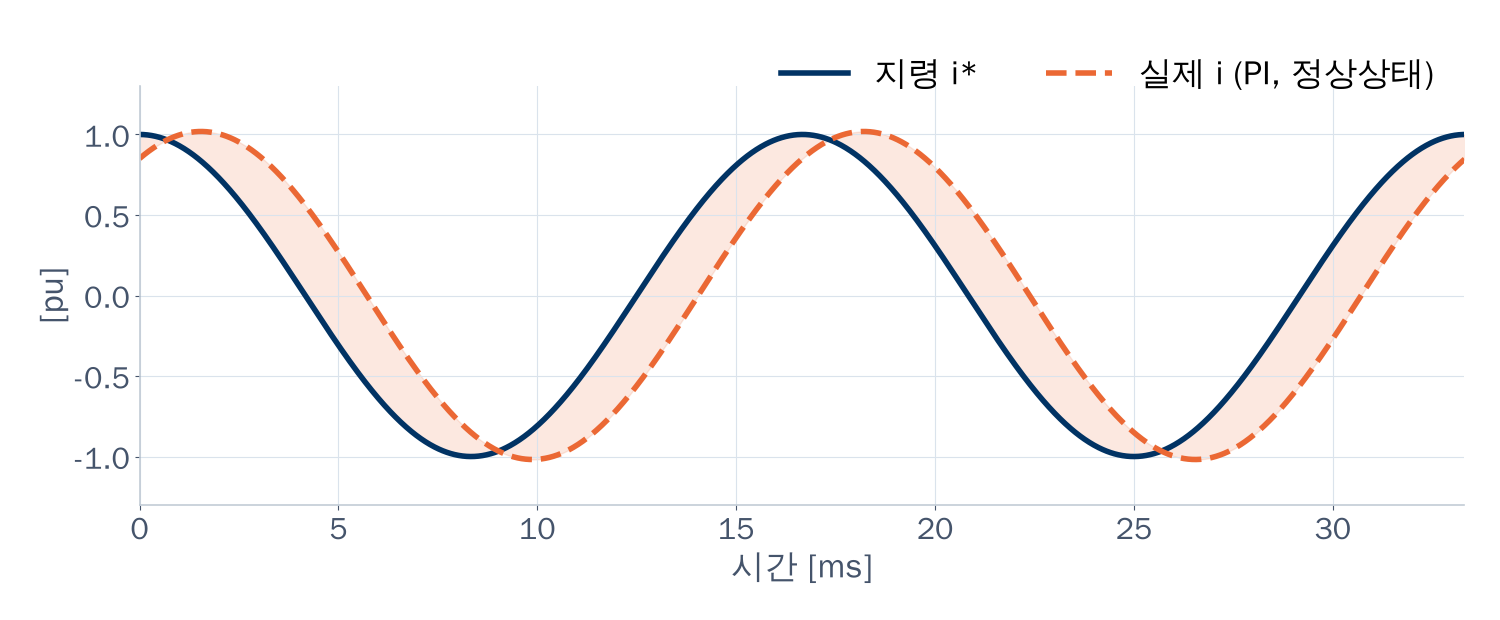
#> input picture slides/lecture-figs/L01-PI-추종오차.png, 1500 x 620 px
$ python sheet.py '../lecture-figs/L01-3상-상전압.png' '../lecture-figs/L01-PI-추종오차.png' '../lecture-figs/L01-PI-추종오차.png'
#> lines starting #> are read from the running program, lines starting #| are printed output that depends on the picture
"""렌더 결과 확인용 밀착 인화: python sheet.py <폴더> <출력.png> [패턴]  (PNG를 2열로 배치)"""
import sys, glob, os
from PIL import Image
d, out = sys.argv[1], sys.argv[2]
pat = sys.argv[3] if len(sys.argv) > 3 else "F*.png"
ims = [(os.path.basename(f), Image.open(f).convert("RGBA")) for f in sorted(glob.glob(os.path.join(d, pat)))]
col_w = 1400
rows, cur, h = [], [], 0
for n, im in ims:
    im.thumbnail((col_w // 2 - 20, 1200))
    cur.append(im)
    if len(cur) == 2: rows.append(cur); cur = []
#> this loop made 1 pass
#> n on pass 1: 'L01-PI-추종오차.png'
#> after the loop, cur = 1 item; rows = []
if cur: rows.append(cur)
H = sum(max(i.height for i in r) + 24 for r in rows)
#> H = 305
sheet = Image.new("RGB", (col_w, H), "#d0d6dd")
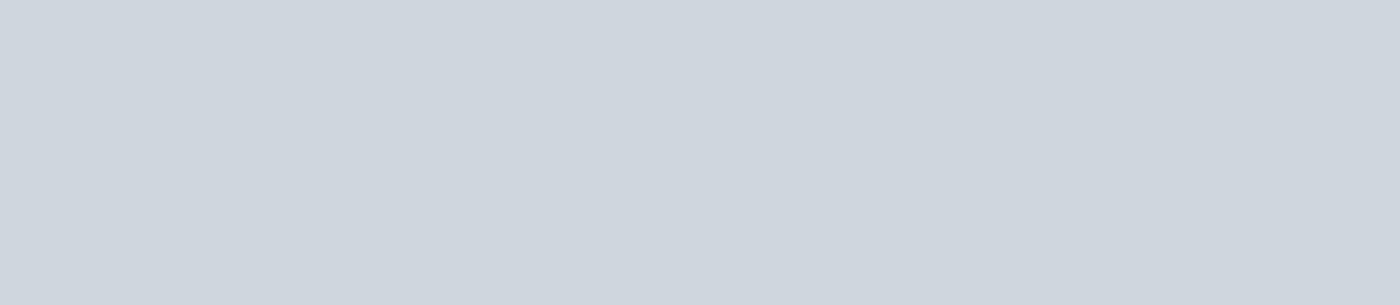
#> sheet: PIL image 1400x305 RGB; mean R, G, B 208, 214, 221
y = 0
for r in rows:
    x = 10
    for im in r:
        bg = Image.new("RGB", im.size, "white"); bg.paste(im, (0, 0), im); sheet.paste(bg, (x, y + 12)); x += col_w // 2
    y += max(i.height for i in r) + 24
#> this loop made 1 pass
#> y on pass 1: 305
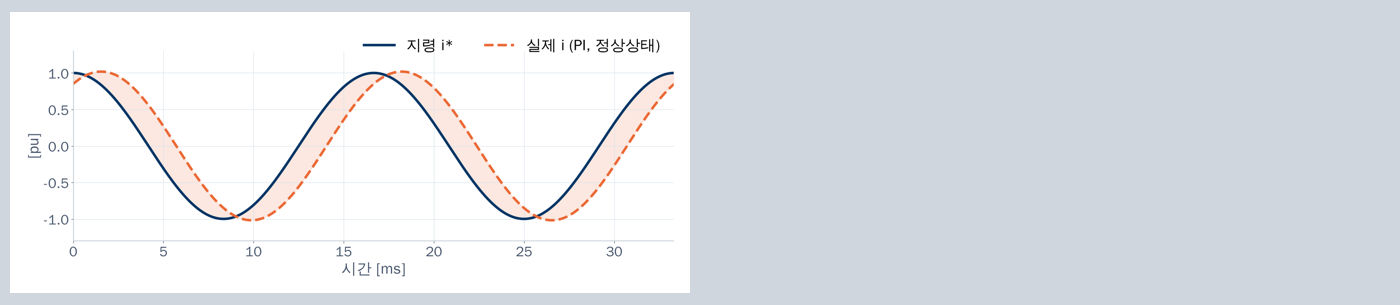
#> sheet: PIL image 1400x305 RGB; mean R, G, B 226.6, 229.1, 232.8
#> after the loop, y = 305
sheet.save(out)

$ run again, on slides/lecture-figs/L01-dq-예제.png
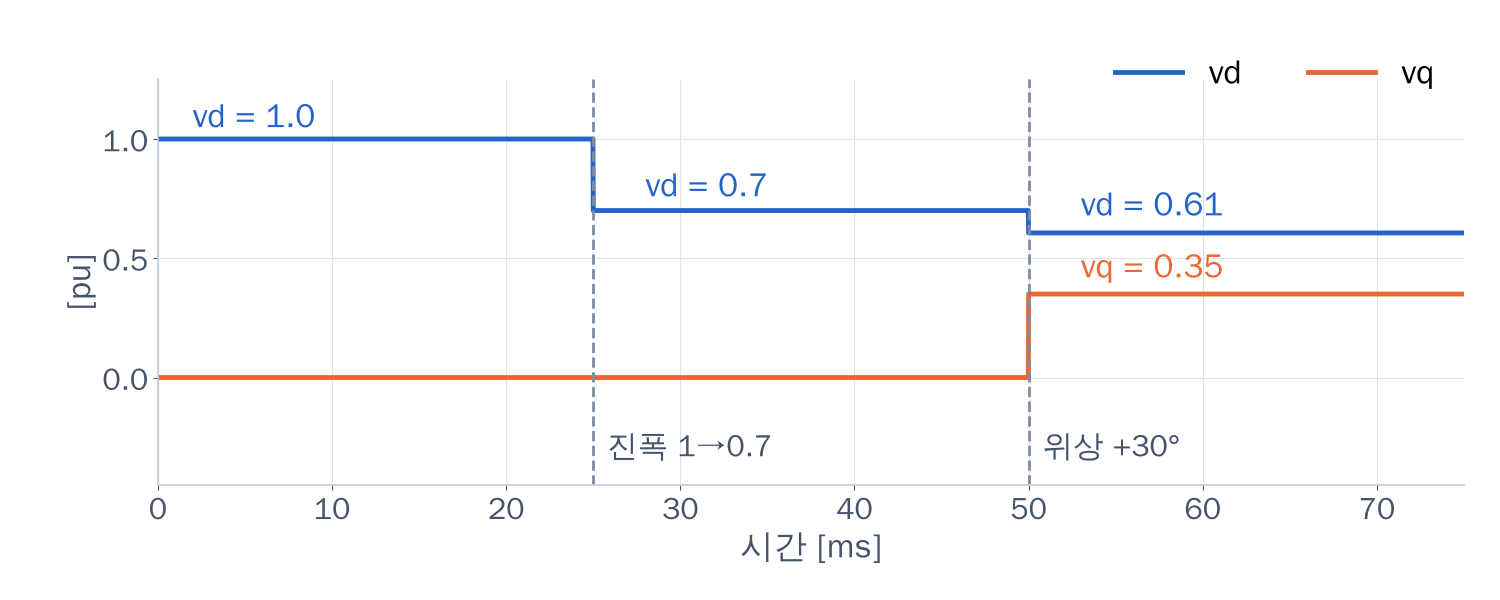
#> input picture slides/lecture-figs/L01-dq-예제.png, 1500 x 600 px
#> the loop `for n, im in ims:` made 1 pass
#> n on pass 1: 'L01-dq-예제.png'
#> after the loop `for n, im in ims:`: cur = 1 item; rows = []
#> H = 296
#> the loop `for r in rows:` made 1 pass
#> y on pass 1: 296
#> after the loop `for r in rows:`:
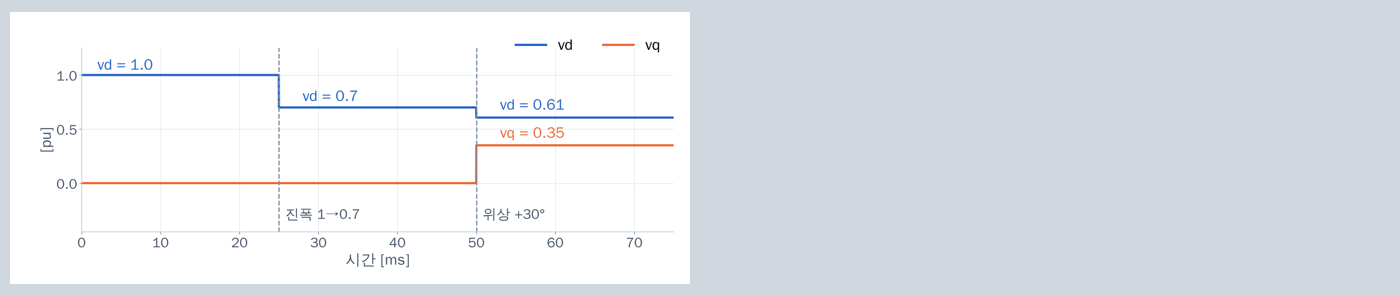
#> sheet: PIL image 1400x296 RGB; mean R, G, B 227, 230.2, 234.5

$ run again, on slides/lecture-figs/L01-dq-좌표.png
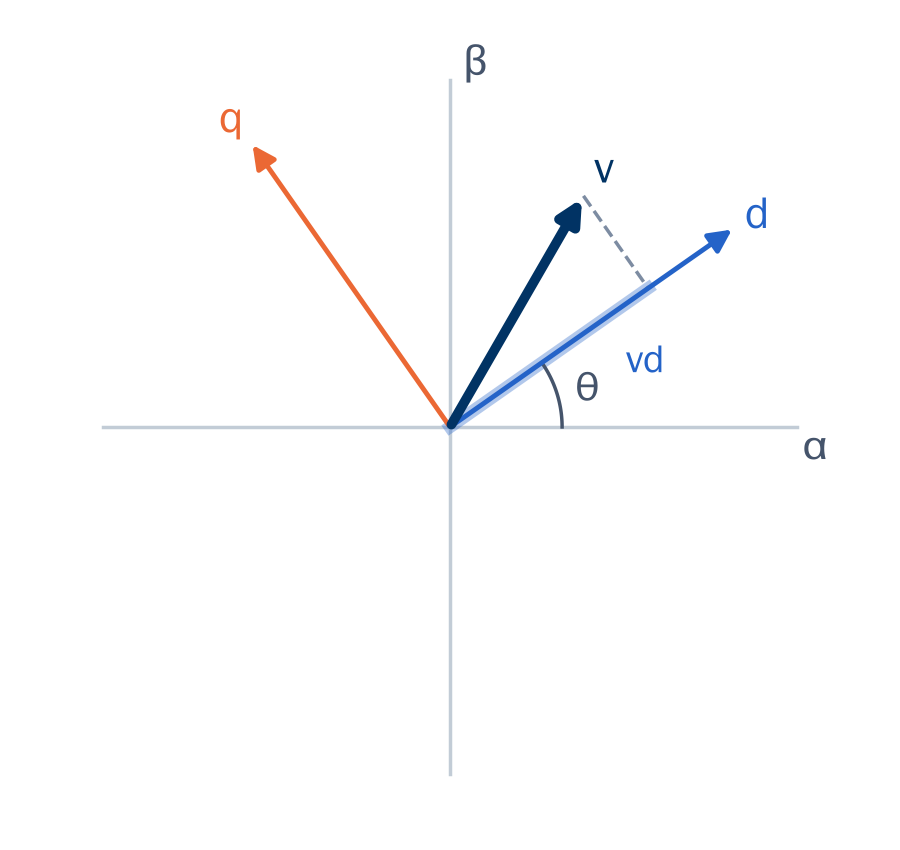
#> input picture slides/lecture-figs/L01-dq-좌표.png, 900 x 850 px
#> the loop `for n, im in ims:` made 1 pass
#> n on pass 1: 'L01-dq-좌표.png'
#> after the loop `for n, im in ims:`: cur = 1 item; rows = []
#> H = 666
#> the loop `for r in rows:` made 1 pass
#> y on pass 1: 666
#> after the loop `for r in rows:`:
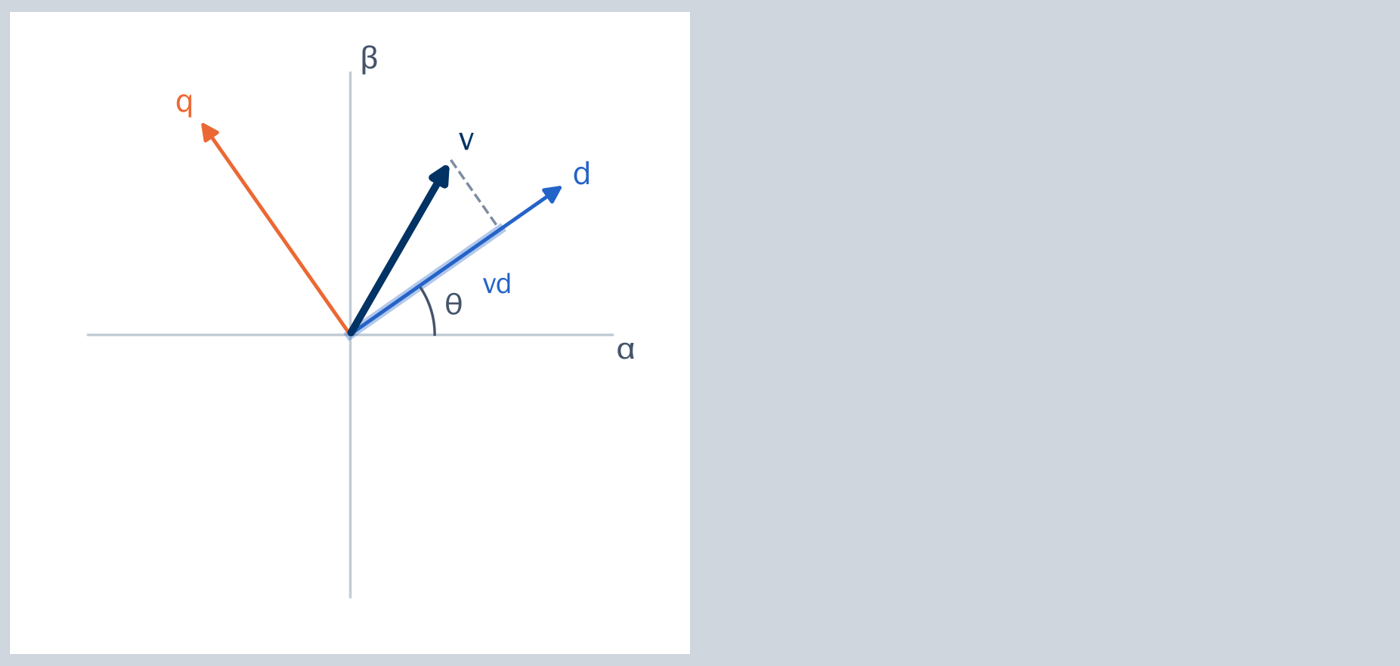
#> sheet: PIL image 1400x666 RGB; mean R, G, B 228.8, 232.1, 236

$ run again, on slides/lecture-figs/L01-공간벡터-합성.png
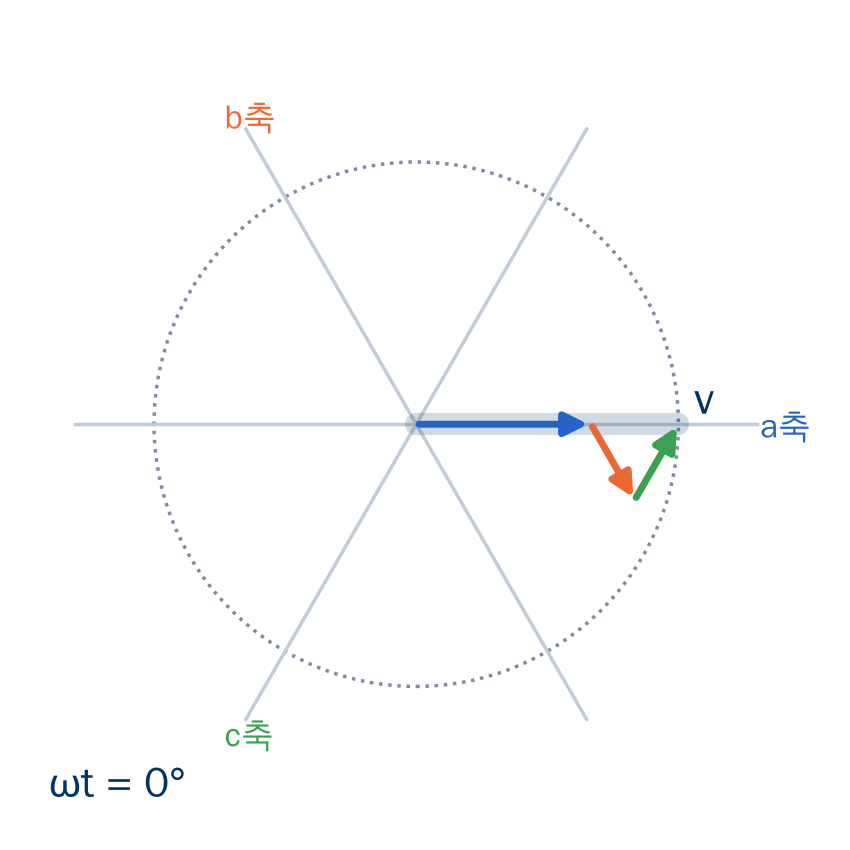
#> input picture slides/lecture-figs/L01-공간벡터-합성.png, 850 x 850 px
#> the loop `for n, im in ims:` made 1 pass
#> n on pass 1: 'L01-공간벡터-합성.png'
#> after the loop `for n, im in ims:`: cur = 1 item; rows = []
#> H = 704
#> the loop `for r in rows:` made 1 pass
#> y on pass 1: 704
#> after the loop `for r in rows:`:
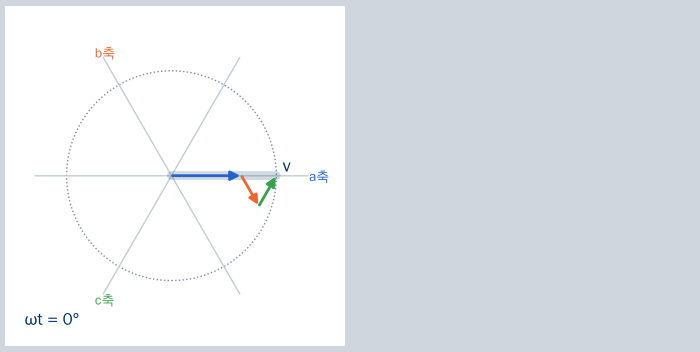
#> sheet: PIL image 1400x704 RGB (shown at 1/2 size); mean R, G, B 228.9, 232.2, 236.1
